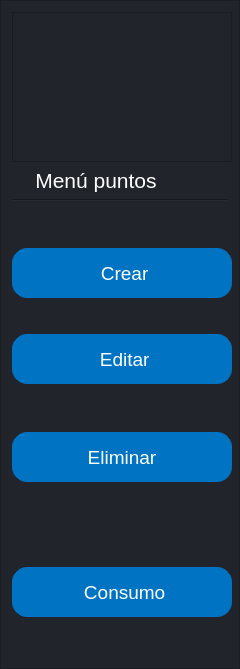
           <widget class="QFrame" name="frame_izquierda">
            <property name="minimumSize">
             <size>
              <width>240</width>
              <height>0</height>
             </size>
            </property>
            <property name="maximumSize">
             <size>
              <width>240</width>
              <height>16777215</height>
             </size>
            </property>
            <property name="styleSheet">
             <string notr="true">background-color: rgb(33, 37, 43);</string>
            </property>
            <property name="frameShape">
             <enum>QFrame::StyledPanel</enum>
            </property>
            <property name="frameShadow">
             <enum>QFrame::Raised</enum>
            </property>
            <layout class="QVBoxLayout" name="verticalLayout_17">
             <item>
              <widget class="QFrame" name="frame">
               <property name="minimumSize">
                <size>
                 <width>220</width>
                 <height>150</height>
                </size>
               </property>
               <property name="maximumSize">
                <size>
                 <width>150</width>
                 <height>150</height>
                </size>
               </property>
               <property name="sizeIncrement">
                <size>
                 <width>150</width>
                 <height>150</height>
                </size>
               </property>
               <property name="baseSize">
                <size>
                 <width>150</width>
                 <height>150</height>
                </size>
               </property>
               <property name="styleSheet">
                <string notr="true">image: url(:/usuarios/gota-de-agua.png);</string>
               </property>
               <property name="frameShape">
                <enum>QFrame::StyledPanel</enum>
               </property>
               <property name="frameShadow">
                <enum>QFrame::Raised</enum>
               </property>
              </widget>
             </item>
             <item>
              <widget class="QLabel" name="label_6">
               <property name="font">
                <font>
                 <family>Segoe UI</family>
                 <pointsize>16</pointsize>
                 <weight>50</weight>
                 <italic>false</italic>
                 <bold>false</bold>
                </font>
               </property>
               <property name="styleSheet">
                <string notr="true">color: rgb(255, 255, 255);</string>
               </property>
               <property name="text">
                <string>    Menú puntos</string>
               </property>
              </widget>
             </item>
             <item>
              <widget class="Line" name="line">
               <property name="styleSheet">
                <string notr="true">color: rgb(255, 255, 255);</string>
               </property>
               <property name="orientation">
                <enum>Qt::Horizontal</enum>
               </property>
              </widget>
             </item>
             <item>
              <layout class="QVBoxLayout" name="verticalLayout_2">
               <item>
                <spacer name="verticalSpacer_10">
                 <property name="orientation">
                  <enum>Qt::Vertical</enum>
                 </property>
                 <property name="sizeHint" stdset="0">
                  <size>
                   <width>20</width>
                   <height>40</height>
                  </size>
                 </property>
                </spacer>
               </item>
               <item>
                <widget class="QPushButton" name="bt_crear">
                 <property name="minimumSize">
                  <size>
                   <width>220</width>
                   <height>50</height>
                  </size>
                 </property>
                 <property name="maximumSize">
                  <size>
                   <width>220</width>
                   <height>50</height>
                  </size>
                 </property>
                 <property name="font">
                  <font>
                   <family>Segoe UI</family>
                   <pointsize>14</pointsize>
                   <weight>50</weight>
                   <italic>false</italic>
                   <bold>false</bold>
                  </font>
                 </property>
                 <property name="cursor">
                  <cursorShape>PointingHandCursor</cursorShape>
                 </property>
                 <property name="styleSheet">
                  <string notr="true">QPushButton {
    background-color: #0074c3;  /* Color de fondo */
    color: rgb(255, 255, 255);
    border: 1px solid #0074c3;  /* Borde del botón */
    padding: 5px 10px;  /* Relleno interno */
    border-radius: 15px;  /* Bordes redondeados */
	font: 14pt &quot;Segoe UI&quot;;
}

QPushButton:hover{
  font: 14pt &quot;Segoe UI&quot;;
  background-color: #0063a5; 
}</string>
                 </property>
                 <property name="text">
                  <string> Crear</string>
                 </property>
                 <property name="icon">
                  <iconset resource="../iconos/usuarios.qrc">
                   <normaloff>:/usuarios/agregar-usuario (1).png</normaloff>:/usuarios/agregar-usuario (1).png</iconset>
                 </property>
                 <property name="iconSize">
                  <size>
                   <width>45</width>
                   <height>45</height>
                  </size>
                 </property>
                </widget>
               </item>
               <item>
                <spacer name="verticalSpacer_2">
                 <property name="orientation">
                  <enum>Qt::Vertical</enum>
                 </property>
                 <property name="sizeHint" stdset="0">
                  <size>
                   <width>17</width>
                   <height>30</height>
                  </size>
                 </property>
                </spacer>
               </item>
               <item>
                <widget class="QPushButton" name="bt_editar">
                 <property name="minimumSize">
                  <size>
                   <width>220</width>
                   <height>50</height>
                  </size>
                 </property>
                 <property name="maximumSize">
                  <size>
                   <width>220</width>
                   <height>50</height>
                  </size>
                 </property>
                 <property name="font">
                  <font>
                   <family>Segoe UI</family>
                   <pointsize>14</pointsize>
                   <weight>50</weight>
                   <italic>false</italic>
                   <bold>false</bold>
                  </font>
                 </property>
                 <property name="cursor">
                  <cursorShape>PointingHandCursor</cursorShape>
                 </property>
                 <property name="styleSheet">
                  <string notr="true">QPushButton {
    background-color: #0074c3;  /* Color de fondo */
    color: rgb(255, 255, 255);
    border: 1px solid #0074c3;  /* Borde del botón */
    padding: 5px 10px;  /* Relleno interno */
    border-radius: 15px;  /* Bordes redondeados */
	font: 14pt &quot;Segoe UI&quot;;
}

QPushButton:hover{
  font: 14pt &quot;Segoe UI&quot;;
  background-color: #0063a5; 
}</string>
                 </property>
                 <property name="text">
                  <string> Editar</string>
                 </property>
                 <property name="icon">
                  <iconset resource="../iconos/usuarios.qrc">
                   <normaloff>:/usuarios/editar (2).png</normaloff>:/usuarios/editar (2).png</iconset>
                 </property>
                 <property name="iconSize">
                  <size>
                   <width>45</width>
                   <height>45</height>
                  </size>
                 </property>
                </widget>
               </item>
               <item>
                <spacer name="verticalSpacer_3">
                 <property name="orientation">
                  <enum>Qt::Vertical</enum>
                 </property>
                 <property name="sizeHint" stdset="0">
                  <size>
                   <width>17</width>
                   <height>42</height>
                  </size>
                 </property>
                </spacer>
               </item>
               <item>
                <widget class="QPushButton" name="bt_eliminar">
                 <property name="minimumSize">
                  <size>
                   <width>220</width>
                   <height>50</height>
                  </size>
                 </property>
                 <property name="maximumSize">
                  <size>
                   <width>220</width>
                   <height>50</height>
                  </size>
                 </property>
                 <property name="font">
                  <font>
                   <family>Segoe UI</family>
                   <pointsize>14</pointsize>
                   <weight>50</weight>
                   <italic>false</italic>
                   <bold>false</bold>
                  </font>
                 </property>
                 <property name="cursor">
                  <cursorShape>PointingHandCursor</cursorShape>
                 </property>
                 <property name="styleSheet">
                  <string notr="true">QPushButton {
    background-color: #0074c3;  /* Color de fondo */
    color: rgb(255, 255, 255);
    border: 1px solid #0074c3;  /* Borde del botón */
    padding: 5px 10px;  /* Relleno interno */
    border-radius: 15px;  /* Bordes redondeados */
	font: 14pt &quot;Segoe UI&quot;;
}

QPushButton:hover{
  font: 14pt &quot;Segoe UI&quot;;
  background-color: #0063a5; 
}</string>
                 </property>
                 <property name="text">
                  <string>Eliminar</string>
                 </property>
                 <property name="icon">
                  <iconset resource="../iconos/usuarios.qrc">
                   <normaloff>:/usuarios/quitar-usuario.png</normaloff>:/usuarios/quitar-usuario.png</iconset>
                 </property>
                 <property name="iconSize">
                  <size>
                   <width>45</width>
                   <height>45</height>
                  </size>
                 </property>
                </widget>
               </item>
               <item>
                <spacer name="verticalSpacer_4">
                 <property name="orientation">
                  <enum>Qt::Vertical</enum>
                 </property>
                 <property name="sizeHint" stdset="0">
                  <size>
                   <width>17</width>
                   <height>79</height>
                  </size>
                 </property>
                </spacer>
               </item>
               <item>
                <widget class="QPushButton" name="bt_consumo">
                 <property name="minimumSize">
                  <size>
                   <width>220</width>
                   <height>50</height>
                  </size>
                 </property>
                 <property name="maximumSize">
                  <size>
                   <width>220</width>
                   <height>50</height>
                  </size>
                 </property>
                 <property name="font">
                  <font>
                   <family>Segoe UI</family>
                   <pointsize>14</pointsize>
                   <weight>50</weight>
                   <italic>false</italic>
                   <bold>false</bold>
                  </font>
                 </property>
                 <property name="cursor">
                  <cursorShape>PointingHandCursor</cursorShape>
                 </property>
                 <property name="styleSheet">
                  <string notr="true">QPushButton {
    background-color: #0074c3;  /* Color de fondo */
    color: rgb(255, 255, 255);
    border: 1px solid #0074c3;  /* Borde del botón */
    padding: 5px 10px;  /* Relleno interno */
    border-radius: 15px;  /* Bordes redondeados */
	font: 14pt &quot;Segoe UI&quot;;
}

QPushButton:hover{
  font: 14pt &quot;Segoe UI&quot;;
  background-color: #0063a5; 
}</string>
                 </property>
                 <property name="text">
                  <string> Consumo</string>
                 </property>
                 <property name="icon">
                  <iconset resource="../iconos/usuarios.qrc">
                   <normaloff>:/usuarios/anadir.png</normaloff>:/usuarios/anadir.png</iconset>
                 </property>
                 <property name="iconSize">
                  <size>
                   <width>45</width>
                   <height>45</height>
                  </size>
                 </property>
                </widget>
               </item>
               <item>
                <spacer name="verticalSpacer">
                 <property name="orientation">
                  <enum>Qt::Vertical</enum>
                 </property>
                 <property name="sizeHint" stdset="0">
                  <size>
                   <width>20</width>
                   <height>40</height>
                  </size>
                 </property>
                </spacer>
               </item>
              </layout>
             </item>
            </layout>
           </widget>
